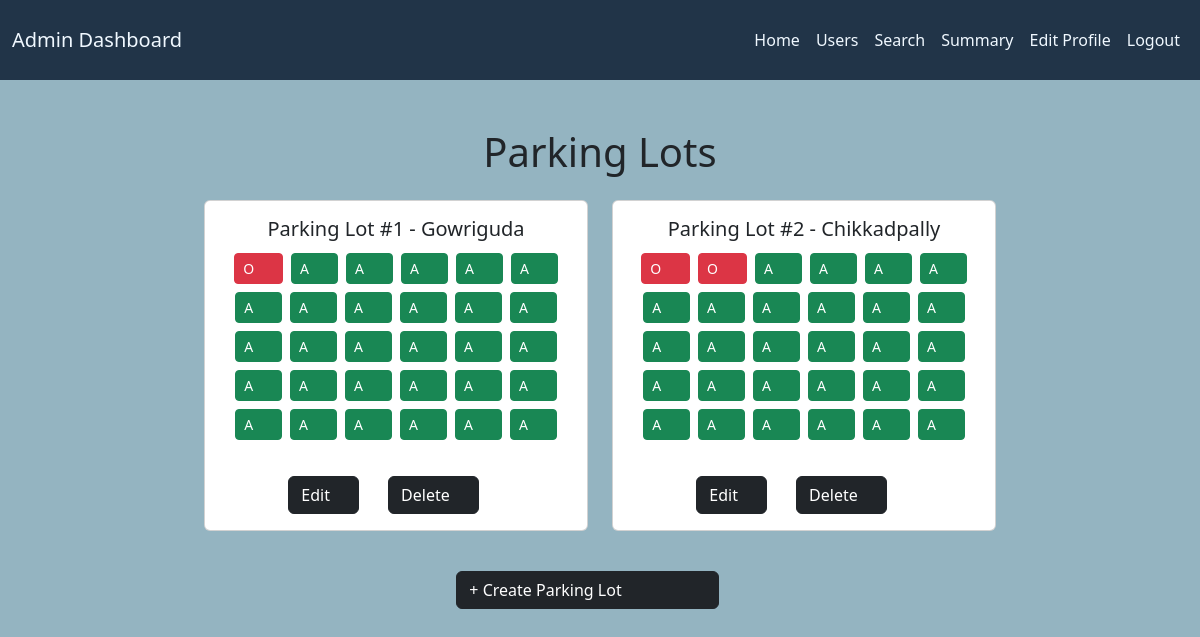
The app's page /admin/home (signed in) with its own data.
### vehicle/models.py (models this page shows, shortened)
class ParkingLot(db.Model):
    lot_id = db.Column(db.Integer(), primary_key = True)
    primary_location = db.Column(db.String(length=20), nullable = False)
    full_address = db.Column(db.String(length=50), nullable = False)
    pincode = db.Column(db.String(6), nullable = False)
    max_spots = db.Column(db.Integer(), nullable = False)
    cost_per_unit = db.Column(db.Integer(), nullable = False)
    parking_spots = db.relationship('ParkingSpot', backref = 'lot', lazy= True)

class ParkingSpot(db.Model):
    spot_id = db.Column(db.Integer(), primary_key = True)
    status = db.Column(db.String(1), default = 'A')
    lot_id = db.Column(db.Integer(), db.ForeignKey('parking_lot.lot_id'))
    spot_index = db.Column(db.Integer)
    reservations = db.relationship('Reservation', backref = 'spot', lazy = True)

### vehicle/controllers/routes.py (the view, shortened to what this page needs)
@app.route('/admin/home', methods=["GET","POST"])
@login_required
@admin_required
def admin_home():
    lots = ParkingLot.query.options(joinedload(ParkingLot.parking_spots.and_(ParkingSpot.spot_id))).all()
    reservations = Reservation.query.all()
    form = CreateParkingLotForm()
    delete_form = DeleteParkingLotForm()
    edit_form = {}
    for lot in lots:
        edit_form[lot.lot_id] = CreateParkingLotForm(obj = lot)
    if form.errors != {} :
        for field_errors in form.errors.values():
            for error_message in field_errors:
                flash(f'There was an error creating the lot: {error_message}', category='danger')
    return render_template('admin_dashboard/admin_home.html', user = current_user, form=form, lots=lots, delete_form = delete_form, edit_form = edit_form, reservations=reservations)

### vehicle/__init__.py (called while the page is built)
@login_manager.user_loader
def load_user(user_id):
    return User.query.get(int(user_id))

### vehicle/controllers/routes.py (called while the page is built)
def admin_required(f):
    @wraps(f)
    def decorated_function(*args, **kwargs):
        if not current_user.is_authenticated:
            return redirect(url_for('login_page'))
        if not current_user.is_admin:
            flash(f'You do not have permission to access this page!',category='danger')
            return redirect(url_for('user_home'))
        return f(*args, **kwargs)
    return decorated_function

### vehicle/templates/admin_dashboard/admin_home.html (shortened to what this page needs)
{% extends "base.html" %}
{% block content %}
<div class="text-center">
    <h1 class="mt-5 mb-4">Parking Lots</h1>
    <div class="row justify-content-center">
        {% for lot in lots %}
        {% include 'components/lot_card.html' %}
        {% endfor %}
    </div>
    <button type="button" class="btn btn-dark mt-3" data-bs-toggle="modal" data-bs-target="#createLotModal">
        + Create Parking Lot
    </button>
</div>
{% endblock %}

### vehicle/templates/components/lot_card.html (shortened to what this page needs)
<div class="col-sm-6 col-md-4 mb-4">
    <div class="card text-center" style="width: 100%;">
        <div class="card-body">
            <h5 class="card-title">Parking Lot #{{ lot.lot_id }} - {{lot.primary_location}}</h5>
            <div class="d-flex flex-wrap justify-content-center mb-3">
                {% for spot in lot.parking_spots|sort(attribute='spot_id') %}
                {% if spot.status == 'O' %}
                <button class="btn btn-sm btn-danger m-1" data-bs-toggle="modal"
                    data-bs-target="#viewSpotModal{{ spot.spot_id }}">O</button>
                {% else %}
                <button class="btn btn-sm btn-success m-1" data-bs-toggle="modal"
                    data-bs-target="#viewSpotModal{{ spot.spot_id }}">A</button>
                {% endif %}
                {% endfor %}
            </div>
            <button type="button" class="btn btn-dark mt-3" data-bs-toggle="modal"
                data-bs-target="#updateModal{{ lot.lot_id }}"> Edit </button>
            <button type="button" class="btn btn-dark mt-3" data-bs-toggle="modal"
                data-bs-target="#deleteModal{{ lot.lot_id }}">
                Delete
            </button>
        </div>
    </div>
</div>

### vehicle/static/style.css (style rules this page uses)
body { background-color: #94B4C1; }
.btn { padding-right: 8%; margin-right: 25px; align-items: center; }

### records on screen
ParkingLot: lot_id "1", primary_location "Gowriguda"
ParkingLot: lot_id "2", primary_location "Chikkadpally"
